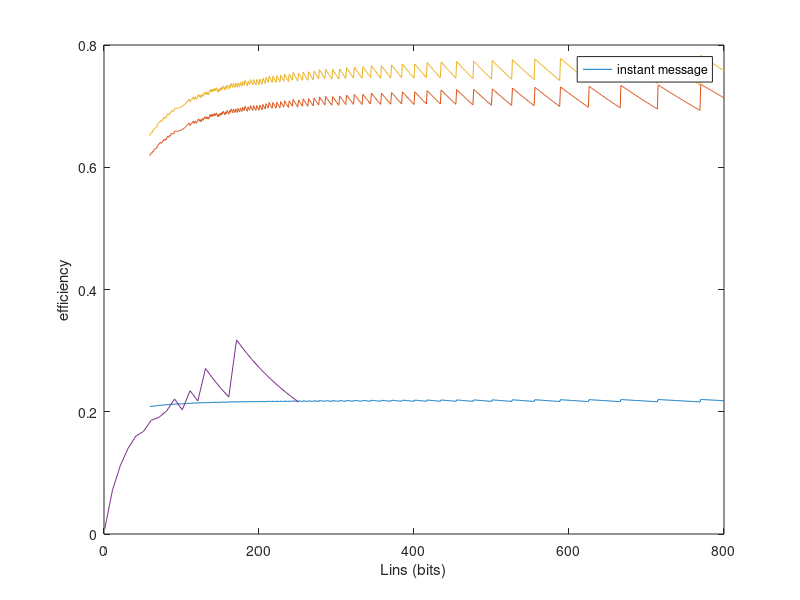

The MATLAB source for this figure:
%%Burst Data
clear all
clc
clearvars
%Packet Lengts par efficiency suivant plusieurs F et plusieurs D
TRTT=2.5;
figure()
p=10^(-4);
q=1-p;
D=0.45;
c=1500;
H=16;
PH=(1-p)^H;
F=10000;%length of all data
R=[13900 1300 976]; %data rate bps
L=[1:1:800]; %Length of data payload in one packet
M=10; %Number of packets in a train
%F<LM
for a=(1:3)
effi=[];
 N=floor(F./L); %Nombre de packets pour la data
for b=(1:length(L))

    Pt=(1-p)^(2*H+M);
    Pd=(1-p)^(H+L(b));
    somme=0;
    for k=(1:N(b))
        somme=somme+(-1)^k*(factorial(N(b))/(factorial(k)*factorial(N(b)-k)))*((1-Pd)^k)/(1-(1-Pd)^k);
    end
    Netoile=1-somme;
    Nd=N(b)/Pd;
    Nack=Netoile/Pt;
    y=(2*H+M)./R(a);
    Tdisco=H./R(a);
    Thand=1/PH^2*(TRTT+Tdisco);
    Tdata=(Nack-Netoile).*(y+TRTT)+Netoile.*(y+2*D/c)+Nd*(H+L(b))./R(a);
    Ttotal=Tdisco+Thand+Tdata;
    
    effi=[effi (F./R(a))./Ttotal];
  end  


plot (L,effi);
xlabel('L (bits)')
ylabel('efficiency')
hold on
legend('R=13900 bps','R=1300 bps','R=976 bps')
end

%% 

% Instant messages
%R max = 976 bps
TRTT=2.5;
% figure()
p=10^(-3);
q=1-p;
D=0.45;
c=1500;
H=16;
% % 
Rins=976;
effim=[];
Fins=512;
Lins=[1:10:256];
Nins=floor(Fins./Lins);
for b=(1:length(Lins))
    
    Pim=q^(2*H+Lins(b)); %The probability that both the packet and the packet’s acknowledgement are successfully received 
    Nim=Nins(b)/Pim; %The mean number of packets that need to be sent for a reliable delivery of N packets
    Nimack=Nim-Nins(b);
    Tim=Nim*((2*H+Lins(b))/Rins+2*D/c)+Nimack*(2*H/Rins+TRTT);
    effim =[effim (Fins/Rins)/(Tim)];
end
plot(Lins,effim);
xlabel('Lins (bits)')
ylabel('efficiency')
legend('instant message')



